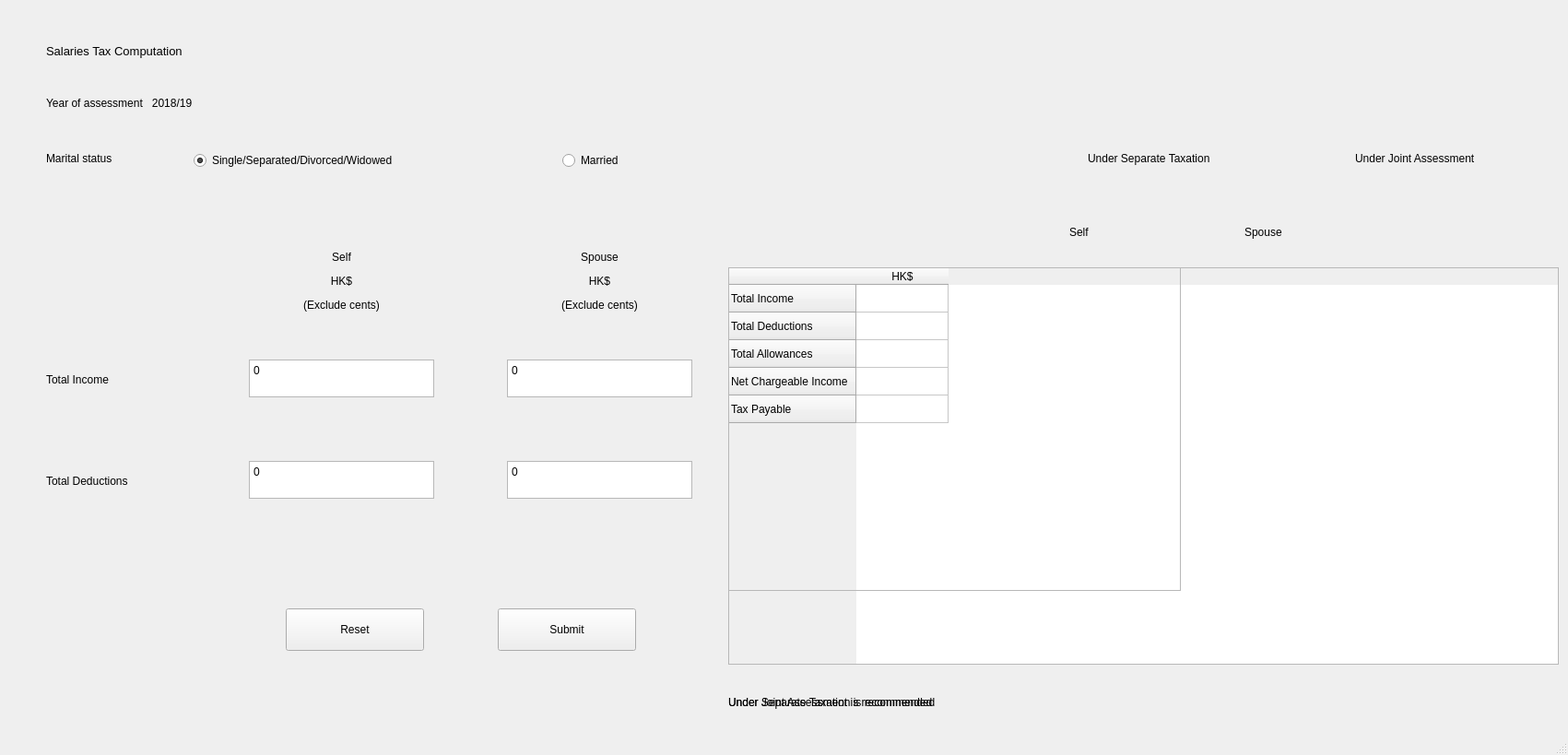
<?xml version="1.0" encoding="UTF-8"?>
<ui version="4.0">
 <class>TaxCalculator</class>
 <widget class="QMainWindow" name="TaxCalculator">
  <property name="geometry">
   <rect>
    <x>0</x>
    <y>0</y>
    <width>1701</width>
    <height>819</height>
   </rect>
  </property>
  <property name="windowTitle">
   <string>MainWindow</string>
  </property>
  <widget class="QWidget" name="centralwidget">
   <widget class="QLabel" name="label">
    <property name="geometry">
     <rect>
      <x>50</x>
      <y>40</y>
      <width>267</width>
      <height>32</height>
     </rect>
    </property>
    <property name="text">
     <string>&lt;html&gt;&lt;head/&gt;&lt;body&gt;&lt;p&gt;&lt;span style=&quot; font-size:10pt;&quot;&gt;Salaries Tax Computation&lt;/span&gt;&lt;/p&gt;&lt;/body&gt;&lt;/html&gt;</string>
    </property>
   </widget>
   <widget class="QLabel" name="label_2">
    <property name="geometry">
     <rect>
      <x>50</x>
      <y>100</y>
      <width>266</width>
      <height>24</height>
     </rect>
    </property>
    <property name="text">
     <string>Year of assessment   2018/19</string>
    </property>
   </widget>
   <widget class="QLabel" name="label_3">
    <property name="geometry">
     <rect>
      <x>50</x>
      <y>160</y>
      <width>123</width>
      <height>24</height>
     </rect>
    </property>
    <property name="text">
     <string>Marital status</string>
    </property>
   </widget>
   <widget class="QRadioButton" name="radio_single">
    <property name="geometry">
     <rect>
      <x>210</x>
      <y>160</y>
      <width>375</width>
      <height>28</height>
     </rect>
    </property>
    <property name="text">
     <string>Single/Separated/Divorced/Widowed</string>
    </property>
    <property name="checked">
     <bool>true</bool>
    </property>
   </widget>
   <widget class="QRadioButton" name="radio_married">
    <property name="geometry">
     <rect>
      <x>610</x>
      <y>160</y>
      <width>115</width>
      <height>28</height>
     </rect>
    </property>
    <property name="text">
     <string>Married</string>
    </property>
   </widget>
   <widget class="QLabel" name="label_4">
    <property name="geometry">
     <rect>
      <x>50</x>
      <y>400</y>
      <width>121</width>
      <height>24</height>
     </rect>
    </property>
    <property name="text">
     <string>Total Income</string>
    </property>
   </widget>
   <widget class="QLabel" name="label_5">
    <property name="geometry">
     <rect>
      <x>50</x>
      <y>510</y>
      <width>154</width>
      <height>24</height>
     </rect>
    </property>
    <property name="text">
     <string>Total Deductions</string>
    </property>
   </widget>
   <widget class="QPlainTextEdit" name="total_income_self">
    <property name="geometry">
     <rect>
      <x>270</x>
      <y>390</y>
      <width>201</width>
      <height>41</height>
     </rect>
    </property>
    <property name="plainText">
     <string>0</string>
    </property>
   </widget>
   <widget class="QPlainTextEdit" name="total_deduction_self">
    <property name="geometry">
     <rect>
      <x>270</x>
      <y>500</y>
      <width>201</width>
      <height>41</height>
     </rect>
    </property>
    <property name="plainText">
     <string>0</string>
    </property>
   </widget>
   <widget class="QPlainTextEdit" name="total_income_spouse">
    <property name="geometry">
     <rect>
      <x>550</x>
      <y>390</y>
      <width>201</width>
      <height>41</height>
     </rect>
    </property>
    <property name="plainText">
     <string>0</string>
    </property>
   </widget>
   <widget class="QPlainTextEdit" name="total_deduction_spouse">
    <property name="geometry">
     <rect>
      <x>550</x>
      <y>500</y>
      <width>201</width>
      <height>41</height>
     </rect>
    </property>
    <property name="plainText">
     <string>0</string>
    </property>
   </widget>
   <widget class="QLabel" name="label_6">
    <property name="geometry">
     <rect>
      <x>300</x>
      <y>250</y>
      <width>141</width>
      <height>111</height>
     </rect>
    </property>
    <property name="text">
     <string>&lt;html&gt;&lt;head/&gt;&lt;body&gt;&lt;p align=&quot;center&quot;&gt;Self&lt;/p&gt;&lt;p align=&quot;center&quot;&gt;HK$&lt;/p&gt;&lt;p align=&quot;center&quot;&gt;(Exclude cents)&lt;/p&gt;&lt;/body&gt;&lt;/html&gt;</string>
    </property>
   </widget>
   <widget class="QLabel" name="label_7">
    <property name="geometry">
     <rect>
      <x>580</x>
      <y>250</y>
      <width>141</width>
      <height>111</height>
     </rect>
    </property>
    <property name="text">
     <string>&lt;html&gt;&lt;head/&gt;&lt;body&gt;&lt;p align=&quot;center&quot;&gt;Spouse&lt;/p&gt;&lt;p align=&quot;center&quot;&gt;HK$&lt;/p&gt;&lt;p align=&quot;center&quot;&gt;(Exclude cents)&lt;/p&gt;&lt;/body&gt;&lt;/html&gt;</string>
    </property>
   </widget>
   <widget class="QPushButton" name="btn_reset">
    <property name="geometry">
     <rect>
      <x>310</x>
      <y>660</y>
      <width>150</width>
      <height>46</height>
     </rect>
    </property>
    <property name="text">
     <string>Reset</string>
    </property>
   </widget>
   <widget class="QPushButton" name="btn_submit">
    <property name="geometry">
     <rect>
      <x>540</x>
      <y>660</y>
      <width>150</width>
      <height>46</height>
     </rect>
    </property>
    <property name="text">
     <string>Submit</string>
    </property>
   </widget>
   <widget class="QTableWidget" name="result_married">
    <property name="geometry">
     <rect>
      <x>790</x>
      <y>290</y>
      <width>901</width>
      <height>431</height>
     </rect>
    </property>
    <row>
     <property name="text">
      <string>Total Income</string>
     </property>
    </row>
    <row>
     <property name="text">
      <string>Total Deductions</string>
     </property>
    </row>
    <row>
     <property name="text">
      <string>Total Allowances</string>
     </property>
    </row>
    <row>
     <property name="text">
      <string>Net Chargeable Income</string>
     </property>
    </row>
    <row>
     <property name="text">
      <string>Tax Payable</string>
     </property>
    </row>
    <row>
     <property name="text">
      <string>Total Tax</string>
     </property>
    </row>
    <column>
     <property name="text">
      <string>HK$</string>
     </property>
    </column>
    <column>
     <property name="text">
      <string>HK$</string>
     </property>
    </column>
    <column>
     <property name="text">
      <string>HK$</string>
     </property>
    </column>
   </widget>
   <widget class="QTableWidget" name="result_single">
    <property name="geometry">
     <rect>
      <x>790</x>
      <y>290</y>
      <width>491</width>
      <height>351</height>
     </rect>
    </property>
    <row>
     <property name="text">
      <string>Total Income</string>
     </property>
    </row>
    <row>
     <property name="text">
      <string>Total Deductions</string>
     </property>
    </row>
    <row>
     <property name="text">
      <string>Total Allowances</string>
     </property>
    </row>
    <row>
     <property name="text">
      <string>Net Chargeable Income</string>
     </property>
    </row>
    <row>
     <property name="text">
      <string>Tax Payable</string>
     </property>
    </row>
    <column>
     <property name="text">
      <string>HK$</string>
     </property>
    </column>
   </widget>
   <widget class="QLabel" name="label_self">
    <property name="geometry">
     <rect>
      <x>1160</x>
      <y>240</y>
      <width>38</width>
      <height>24</height>
     </rect>
    </property>
    <property name="text">
     <string>Self</string>
    </property>
   </widget>
   <widget class="QLabel" name="label_spouse">
    <property name="geometry">
     <rect>
      <x>1350</x>
      <y>240</y>
      <width>65</width>
      <height>24</height>
     </rect>
    </property>
    <property name="text">
     <string>Spouse</string>
    </property>
   </widget>
   <widget class="QLabel" name="label_UST">
    <property name="geometry">
     <rect>
      <x>1180</x>
      <y>160</y>
      <width>225</width>
      <height>24</height>
     </rect>
    </property>
    <property name="text">
     <string>Under Separate Taxation</string>
    </property>
   </widget>
   <widget class="QLabel" name="label_UJA">
    <property name="geometry">
     <rect>
      <x>1470</x>
      <y>160</y>
      <width>218</width>
      <height>24</height>
     </rect>
    </property>
    <property name="text">
     <string>Under Joint Assessment</string>
    </property>
   </widget>
   <widget class="QLabel" name="label_UST2">
    <property name="geometry">
     <rect>
      <x>790</x>
      <y>750</y>
      <width>380</width>
      <height>24</height>
     </rect>
    </property>
    <property name="text">
     <string>Under Separate Taxation is recommended</string>
    </property>
   </widget>
   <widget class="QLabel" name="label_UJA2">
    <property name="geometry">
     <rect>
      <x>790</x>
      <y>750</y>
      <width>380</width>
      <height>24</height>
     </rect>
    </property>
    <property name="text">
     <string>Under Joint Assessment is recommended</string>
    </property>
   </widget>
  </widget>
  <widget class="QStatusBar" name="statusbar"/>
 </widget>
 <resources/>
 <connections/>
</ui>
